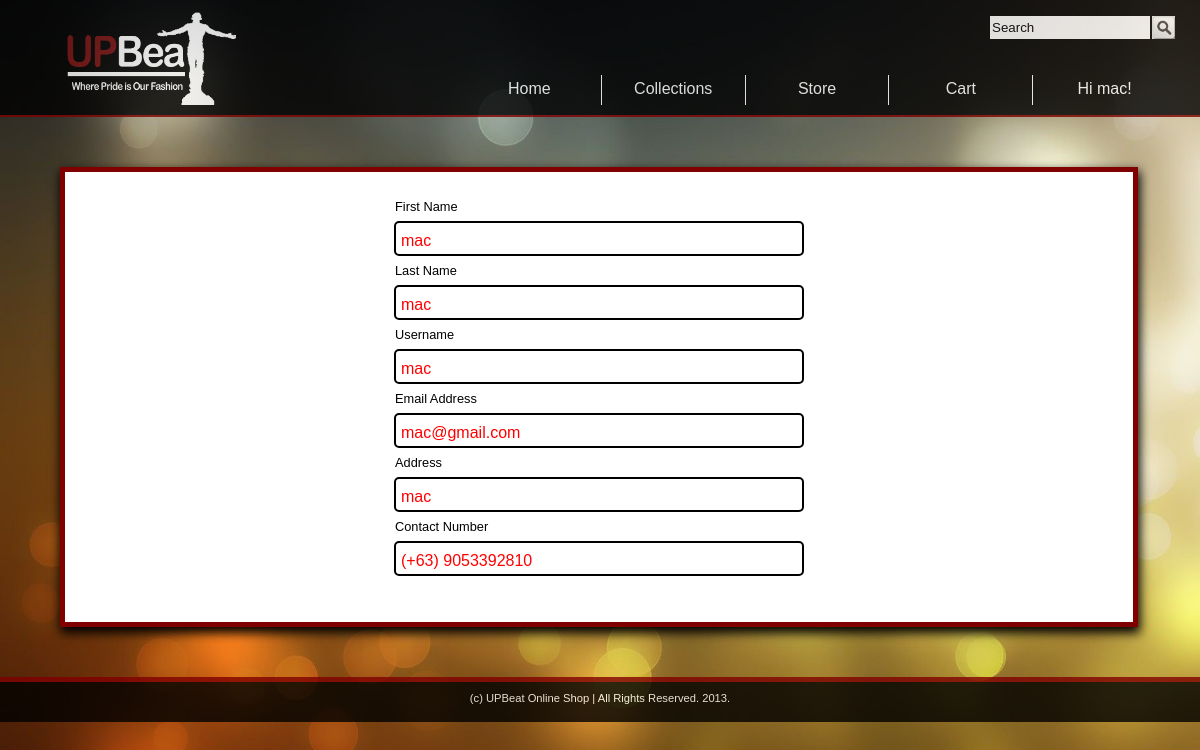
Screenshot of /upbeat.com/account.php (signed in) with the database file from the repository.
### tables this page shows
CREATE TABLE IF NOT EXISTS `customer` (
  `id` int(6) unsigned NOT NULL AUTO_INCREMENT,
  `fname` varchar(50) NOT NULL,
  `lname` varchar(20) NOT NULL,
  `username` varchar(20) NOT NULL,
  `email` varchar(50) NOT NULL,
  `address` varchar(50) NOT NULL,
  `contact` decimal(11,0) NOT NULL,
  `password` varchar(50) NOT NULL,
  `type` varchar(20) NOT NULL,
  PRIMARY KEY (`id`)
);

### upbeat.com/account.php (the view, shortened to what this page needs)
<?php
	if(isset($_SESSION['uname']))
	{
		if(strcmp($_SESSION['type'], "customer") == 0)
			$result = mysql_query("SELECT * from customer where id=".$_SESSION['id']);
		else
			$result = mysql_query("SELECT * from administrator where id=".$_SESSION['id']);
		$row = mysql_fetch_array($result);
	}
?>
<html>
	<head>
		<link rel = "stylesheet" type = "text/css" href = "CSS/local.css">
		<link rel = "stylesheet" type = "text/css" href = "CSS/account.css">
	</head>
	<body>
		<div id = 'header'>
			<form name = 'searchform' method = 'post' action = 'store.php?cat=search&start=0&page=1'>
				<div id = 'srchline'>
					<input id = 'sbutton' type = 'submit' name = 'sbutton' value = ''/>
					<input id = 'stxtbox' type = 'text' name = 'stxtbox' value = 'Search' />
				</div>
			</form>
			<div id = 'menuline'>
				<ul id = 'menulist'>
					<li id = 'last'>
						<?php
							if (isset($_SESSION['uname'])){ echo "Hi ".$_SESSION['fname']."!";}
							else echo "Log in";
						?>
					</li>
					<li><a class = 'link' href = 'viewcart.php'>Cart</a></li>
					<li><a class = 'link' href = 'store.php?cat=all&start=0&page=1'>Store</a></li>
					<li><a class = 'link' href = 'collections.php'>Collections</a></li>
					<li id = 'home'>
						<?php
							if(isset($_SESSION['type']))
							{
								if(strcmp($_SESSION['type'], "administrator") == 0)
									echo "<a class = 'link' href = 'admin.php'>Home</a>";
								else echo "<a class = 'link' href = 'home.php'>Home</a>";
							}
							else echo "<a class = 'link' href = 'home.php'>Home</a>";
						?>
					</li>
				</ul>
			</div>
			<div id = 'logo'></div>
		</div>
		<div id = 'maincontent'>
			<div id = 'accountdiv'>
				<div id = 'viewdiv'>
					<?php
						if(strcmp($_SESSION['type'], "customer") == 0)
						{
							echo "<center>
									<table class = 'account'>
										<tr><td>First Name </td></tr>
										<tr><td class = 'tdcustom'>".$row[1]."</td></tr>
										<tr><td>Last Name</td></tr>
										<tr><td class = 'tdcustom'>".$row[2]."</td></tr>
										<tr><td>Username</td></tr>
										<tr><td class = 'tdcustom'>".$row[3]."</td></tr>
										<tr><td>Email Address</td></tr>
										<tr><td class = 'tdcustom'>".$row[4]."</td></tr>
										<tr><td>Address</td></tr>
										<tr><td class = 'tdcustom'>".$row[5]."</td></tr>
										<tr><td>Contact Number</td></tr>
										<tr><td class = 'tdcustom'>(+63) ".$row[6]."</td></tr>
										<tr><td>&nbsp;</td></tr>
									</table>
								</center>
							";
						}
					?>
				</div>
			</div>
		</div>
		<div id = 'footer'>(c) UPBeat Online Shop | All Rights Reserved. 2013.</div>
	</body>
</html>

### upbeat.com/CSS/local.css (style rules this page uses)
body { margin: auto; min-width: 1000px; font-family: arial; max-width: 1500px; overflow: auto; background-size: 100% 100%; background-image: url("../IMAGES/colorful.jpg"); background-attachment: fixed; }
#header { margin: auto; float: left; width: 100%; height: 115px; background-color: black; color: white; opacity: 0.8; border-bottom: 2px solid maroon; }
#menuline { margin-top: 35px; float: right; text-align: right; width: 100%; height: 30px; }
ul#menulist { float: right; margin-top: 0%; padding: 0%; color: black; margin-right: 2%; width: 70%; height: 30px; font-family: arial; }
ul#menulist li { float: right; width: 17%; height: 25px; font-size: 100%; font-family: Arial; list-style: none; text-align: center; padding-top: 5px; color: white; border-right: 1px solid white; }
ul#menulist li#last { border-right: 0px; }
#srchline { float: right; margin-top: 15px; margin-right: 2%; width: 18%; height: 25px; text-align: center; }
#logo { margin-left: 5%; top: 5px; position: absolute; width: 180px; height: 110px; background-repeat: no-repeat; background-size: 98% 98%; background-image: url("../IMAGES/wlogo.png"); }
#stxtbox { width: 75%; height: 25px; float: right; border: 1px solid black; }
#sbutton { width: 25px; margin: 0%; float: right; padding: 0%; height: 25px; border: 1px solid black; background-size: 25px 25px; background-image: url("../IMAGES/sbutton.png"); }
#footer { float: left; padding-top: 10px; font-size: 70%; opacity: 0.8; font-family: arial; width: 100%; text-align: center; border-top: 5px solid maroon; color: white; height: 30px; background-color: black; }
a.link { list-style: none; text-decoration: none; color: inherit; }

### upbeat.com/CSS/account.css (style rules this page uses)
#maincontent { float: left; width: 100%; height: 560px; }
#accountdiv { float: left; margin-left: 5%; overflow: hidden; margin-top: 50px; background-color: white; width: 89%; height: 450px; border: 5px solid maroon; box-shadow: 1px 5px 10px 1px black; }
#viewdiv { float: left; width: 100%; height: 450px; }
table.account { margin-top: 20px; }
td { width: 400px; font-size: 80%; height: 25px; }
td.tdcustom { padding-top: 5px; font-size: 100%; padding-left: 5px; height: 35px; color: red; border-radius: 5px; border: 2px solid black; }

### rows the page displays
customer: fname "mac", lname "mac", username "mac", email "mac@gmail.com", address "mac", contact "9053392810"

### other values shown
$_SESSION['fname'] "mac"
